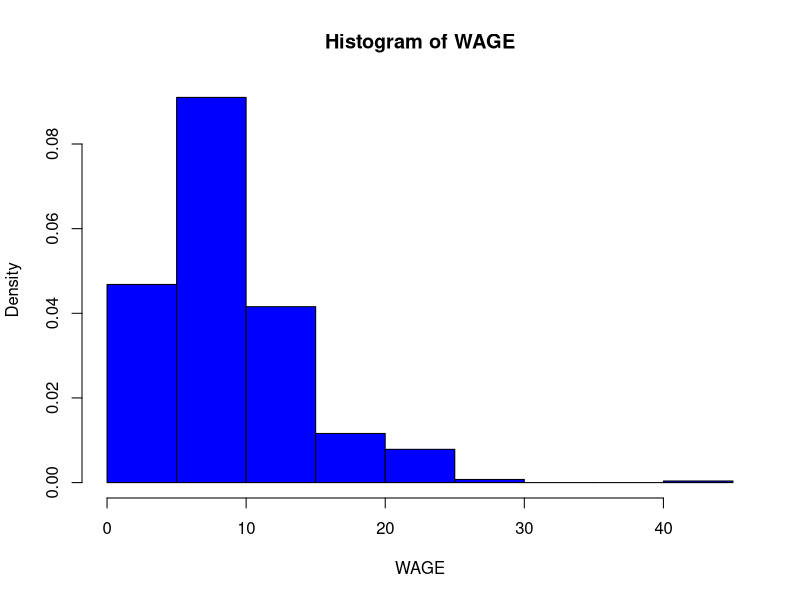
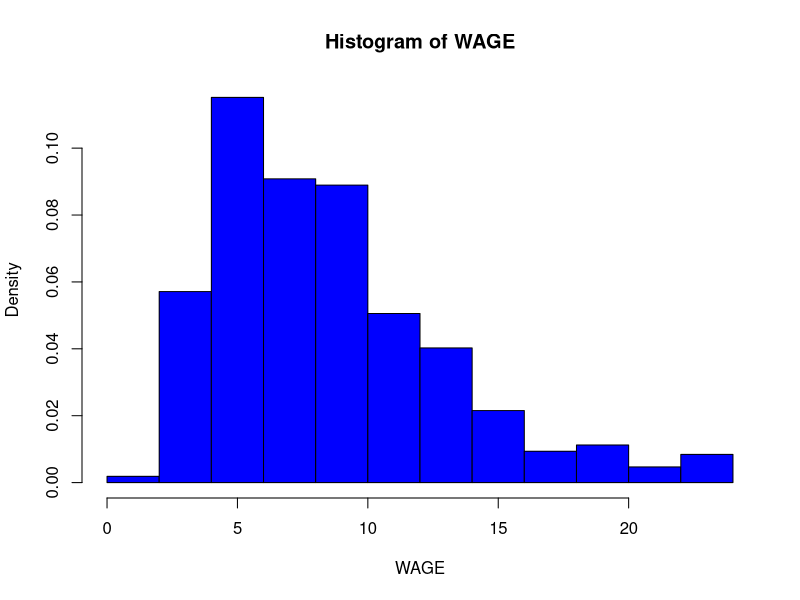
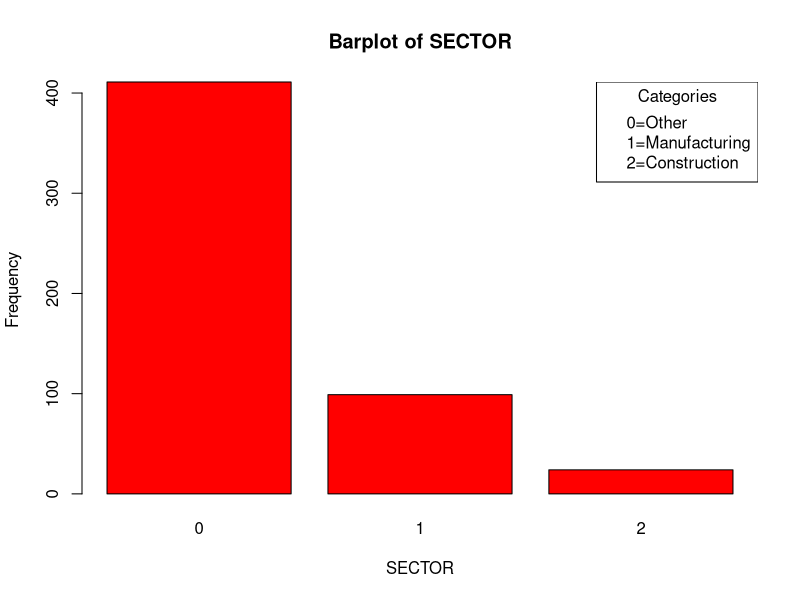
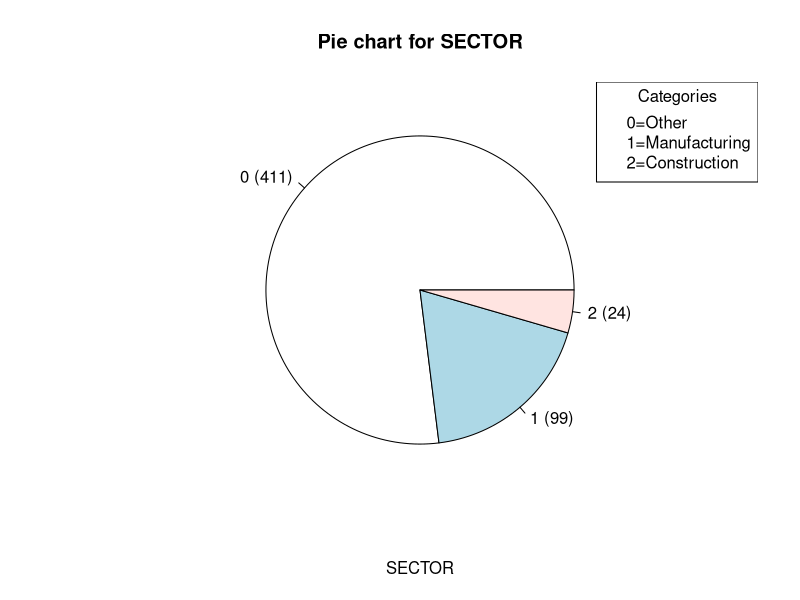
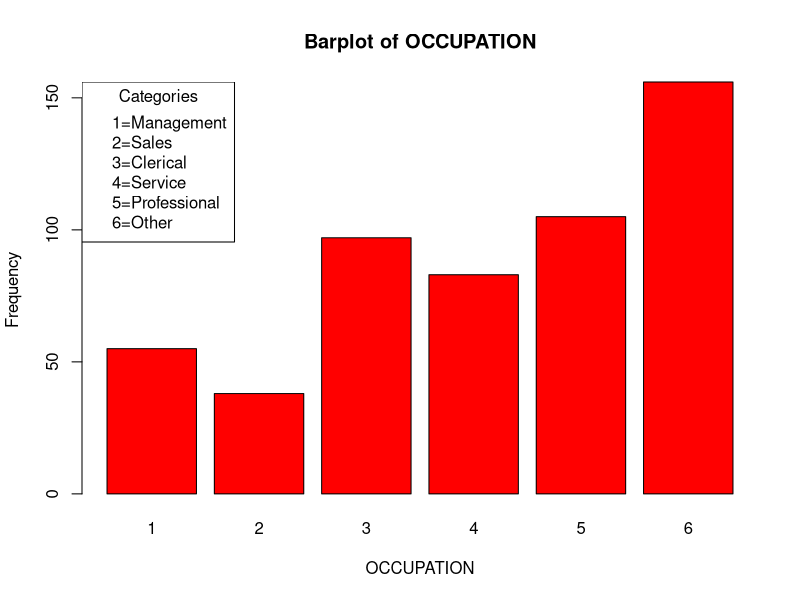
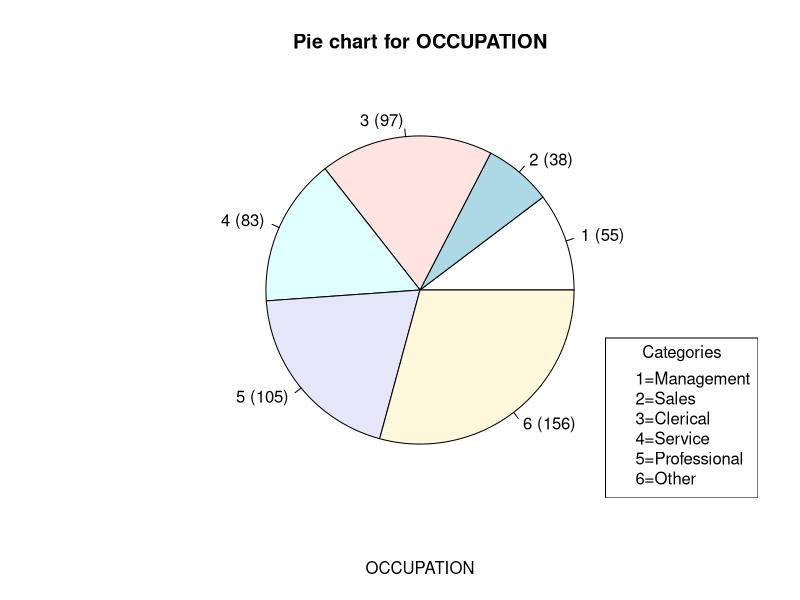
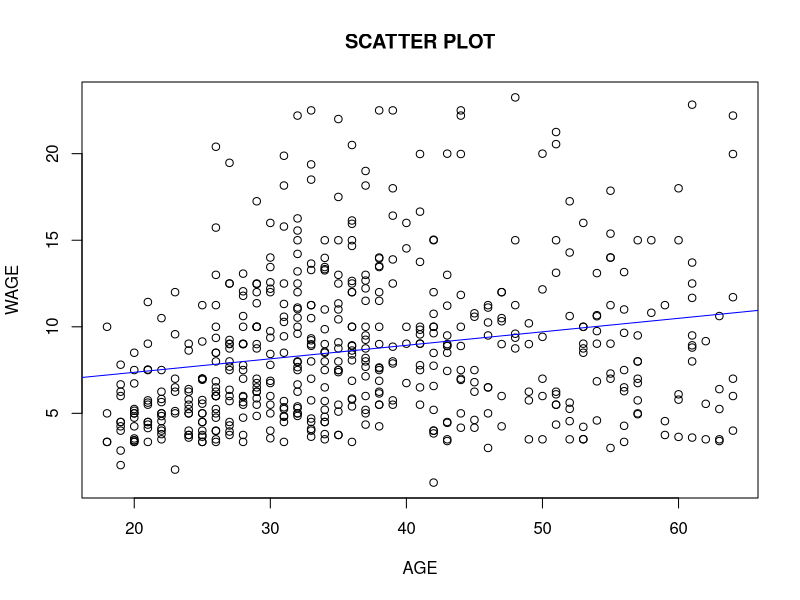
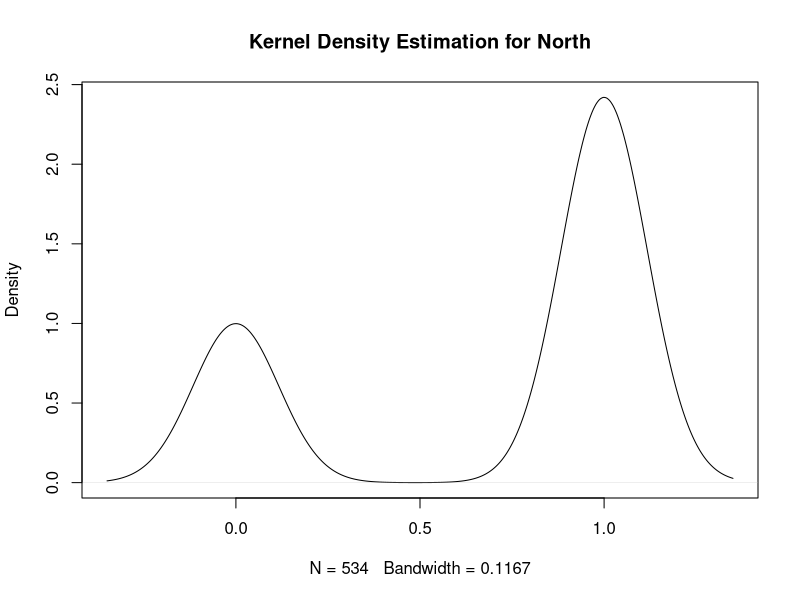

Write R code to recreate these figures, in order.
# set working directory
setwd("C:\\Users\\admin\\OneDrive\\Υπολογιστής\\FIRST ASSIGMENT IN R")

# to remove all objects (variables, functions, etc.) from the current workspace
rm(list = ls())

# to close all open graphical devices
graphics.off()

# Read the data from the file.
data <- read.table("CPS_85_Wages-step.txt", header = FALSE)

# Define column names.
colnames(data)<- c("EDUCATION", "SOUTH", "SEX", "EXPERIENCE", "UNION", "WAGE", "AGE", "RACE", "OCCUPATION", "SECTOR", "MARR")

# Display the first few rows of the data.
head(data)

# Print out the last observations in the data.
tail(data)

# Show the structure of a data set.
str(data)

# summary statistics of WAGE.
summary(data$WAGE)

# Mean of WAGE.
mean(data$WAGE)

# Median of WAGE.
median(data$WAGE)

# Variance of WAGE.
var(data$WAGE)

# Standard deviation of the WAGE.
sd(data$WAGE)

# Histogram for WAGE.
hist(data$WAGE,freq=FALSE,col="blue",main="Histogram of WAGE",xlab="WAGE") 

# Structure of our variable.
outlier<-mean(data$WAGE)+3*sd(data$WAGE)

# Count values in "WAGE" greater than 30.
sum(data$WAGE > outlier)

# Find the index of the first value greater than 30 in the "WAGE" column.
WAGE_30 <- which(data$WAGE >outlier)

# Print the WAGE_30.
print(WAGE_30)

# Specify the rows you want to replace
rows_to_replace <- c(107, 157, 169, 171, 181, 410, 432, 450, 495, 503)

# Replace the outlier values in the specified rows with the mean of 'WAGE'
data$WAGE[rows_to_replace] <- mean(data$WAGE)

# A histogram for 'WAGE' after the removal of the outlier value. 
hist(data$WAGE,freq=FALSE,col="blue",main="Histogram of WAGE",xlab="WAGE")

# to produce a frequency table for SECTOR, display SECTOR. 
table_SECTOR<-table(data$SECTOR) 
print(table_SECTOR)

# to produce a frequency table for OCCUPATION, display OCCUPATION.
table_OCCUPATION<-table(data$OCCUPATION)
print(table_OCCUPATION)

# bar-plot for SECTOR,Add a legend to the bar-plot chart with labels.
barplot(table_SECTOR,xlab="SECTOR",ylab="Frequency",main = "Barplot of SECTOR",col="red")
legend("topright", legend = c("0=Other", "1=Manufacturing", "2=Construction"),title="Categories")

# pie chart for SECTOR,Add a legend to the pie chart with labels.
pie(table_SECTOR,xlab="SECTOR",main="Pie chart for SECTOR",labels = paste(names(table_SECTOR), " (", table_SECTOR, ")", sep = ""))
legend("topright", legend = c("0=Other", "1=Manufacturing", "2=Construction"), title = "Categories")

# bar-plot for OCCUPATION,Add a legend to the bar-plot chart with labels.
barplot(table_OCCUPATION,xlab="OCCUPATION",ylab="Frequency",main = "Barplot of OCCUPATION",col="red")
legend("topleft", legend = c("1=Management", "2=Sales", "3=Clerical", "4=Service", "5=Professional", "6=Other"), title = "Categories")

# pie chart for OCCUPATION,Add a legend to the pie chart with labels.
pie(table_OCCUPATION,xlab="OCCUPATION",main="Pie chart for OCCUPATION",labels = paste(names(table_OCCUPATION), " (", table_OCCUPATION, ")", sep = ""))
legend("bottomright", legend = c("1=Management", "2=Sales", "3=Clerical", "4=Service", "5=Professional", "6=Other"), title = "Categories")

# Mean of AGE.
mean(data$AGE)

# scatter plot of AGE against WAGE with a regression line.
plot(data$AGE, data$WAGE, xlab = "AGE", ylab = "WAGE", main = "SCATTER PLOT")

# Fit a linear regression model.
model <- lm(data$WAGE ~ data$AGE)

# Add the regression line to the scatter plot.
abline(model, col = "blue")

# Correlation Test 1 (Pearson Correlation).
cor_test1 <- cor.test(data$AGE, data$WAGE, method = "pearson")
print(cor_test1)

# Creating a variable with ifelse statement.
data$NORTH <- ifelse(data$SOUTH == 0, 1, 0)

# Compute the kernel density of NORTH using density.
density_north<-density(data$NORTH)

# Plot the kernel density estimate for north.
plot(density_north, main = "Kernel Density Estimation for North")

# Apply the logarithm transformation to NORTH. 
log_north<-log(data$NORTH)

# Compute the kernel density of log(NORTH) using density.
density_lognorth<-density(log_north)

# Plot the kernel density estimate for log_north.
plot(density_lognorth, main = "Kernel Density Estimation for log_North")

# Compute the kernel density of log(NORTH) using density,dw adjustment.
density_lognorth<-density(log_north,bw=0.35)

# Plot the kernel density estimate for log_north,dw adjustment.
plot(density_lognorth, main = "Kernel Density Estimation for log_North,bw=0.35")

# Create variable GENDER male=1, female=0.
data$GENDER<-ifelse(data$SEX==1,0,1)

# To produce a frequency table for gender and occupation, display gender and occupation, Display. 
table_gender_occupation<-table(data$GENDER, data$OCCUPATION)
print(table_gender_occupation)

# Create a contingency table using xtabs table that shows the count of each gender within each occupation.
contingency_table <- xtabs(~GENDER+OCCUPATION, data=data)

# Create a barplot for gender proportion by occupation.
barplot(contingency_table,main ="Gender Proportion by Occupation",xlab = "Occupation", ylab = "Frequency",beside = TRUE,col=c("blue","red"))
legend("topleft", legend = c("Female", "Male"), fill = c("blue", "red"))

# transform the "wage" variable into its natural logarithm. 
ln_wage<-log(data$WAGE)

# Normality test for ln_wage.
shapiro.test(ln_wage)

# scatter plot of WAGE against EDUCATION with a regression line.
plot(data$EDUCATION, data$WAGE, xlab = "EDUCATION", ylab = "WAGE", main = "SCATTER PLOT")

# Fit a linear regression model.
model <- lm(data$EDUCATION ~ data$WAGE)

# Add the regression line to the scatter plot.
abline(model, col = "blue")

# Correlation Test 2 (Pearson Correlation).
cor_test2 <- cor.test(data$EDUCATION, data$WAGE, method = "pearson")
print(cor_test2)

# Calculate the mean wage for each gender using the tapply function.
mean_wage_by_gender <- tapply(data$WAGE, data$GENDER, FUN = mean)

# Print the mean wage for each gender.
print(mean_wage_by_gender)

# Boxplot for wage by gender.
boxplot(WAGE~GENDER, data = data, main = "Wage by Gender", xlab = "Gender", ylab = "Wage")

# Q-Q Plot for wage of males.
qqnorm(data$WAGE[data$GENDER == 1])
qqline(data$WAGE[data$GENDER == 1])

# Q-Q Plot for wage of females.
qqnorm(data$WAGE[data$GENDER == 0])
qqline(data$WAGE[data$GENDER == 0])

# Boxplot of log(wage) by occupation.
boxplot(log(WAGE) ~ OCCUPATION, data = data, main = "Log(Wage) by Occupation", xlab = "Occupation", ylab = "Log(Wage)")


# loading the "AER" package and accessing the "CPS1988" dataset.
library(AER)
data("CPS1988")

# Print the first few rows of the dataset.
head(CPS1988)

# Print out the last observations in the data.
tail(CPS1988)

# Show the structure of a data set
str(CPS1988)

# Mean of wage.
mean(CPS1988$wage)

# Structure of our variable.
outlier<-mean(CPS1988$wage)+3*sd(CPS1988$wage)

# Show the value that we calculate.
cat(outlier)

# Count values in "wage" greater than 1964.39 .
sum(CPS1988$wage > outlier)

#We created a new dataframe in which we removed values of wage greater than the outlier
CPS1988 <- subset(CPS1988, wage <= outlier)

# Boxplot for WAGE.
boxplot(CPS1988$wage, main = "Boxplot of WAGE")

# Scatterplot of log(wage) versus experience.
plot(CPS1988$experience, log(CPS1988$wage), xlab = "experience", ylab = "Log(Wage)", main = "Scatterplot of Log(Wage) vs. Experience")

# Fit a linear regression model.
model <- lm(log(CPS1988$wage)~CPS1988$experience)

# Add the regression line to the scatter plot.
abline(model, col = "blue")

# Scatterplot of log(wage) versus education.
plot(CPS1988$education,log(CPS1988$wage), xlab = "education", ylab = "Log(wage)", main = "Scatterplot of Log(Wage) vs. Education")

# Fit a linear regression model.
model <- lm(log(CPS1988$wage)~CPS1988$education)

# Add the regression line to the scatter plot.
abline(model, col = "blue")

#transform the education variable into a factor.
CPS1988$education<-factor(CPS1988$education)

# Parallel boxplots of wage stratified by levels of education.
boxplot(log(CPS1988$wage) ~ CPS1988$education, data = CPS1988,
        main = "Boxplots of Log(Wage) Stratified by Education",
        xlab = "Education Level", ylab = "Log(Wage)",
        col = "lightblue")

# Scatterplot of log(wage) versus ethnicity.
plot(CPS1988$ethnicity, log(CPS1988$wage),
     xlab = "Ethnicity", ylab = "Log(Wage)",
     main = "Scatterplot of Log(Wage) vs. Ethnicity")

# Fit a linear regression model.
model_ethnicity <- lm(log(CPS1988$wage) ~ CPS1988$ethnicity)

# Add the regression line to the scatter plot.
abline(model_ethnicity, col = "blue")

# Scatterplot of log(wage) versus smsa.
plot(CPS1988$smsa, log(CPS1988$wage),
     xlab = "SMSA", ylab = "Log(Wage)",
     main = "Scatterplot of Log(Wage) vs. SMSA")

# Fit a linear regression model.
model_smsa <- lm(log(CPS1988$wage) ~ CPS1988$smsa)

# Add the regression line to the scatter plot.
abline(model_smsa, col = "blue")

# Scatterplot of log(wage) versus region.
plot(CPS1988$region, log(CPS1988$wage),
     xlab = "Region", ylab = "Log(Wage)",
     main = "Scatterplot of Log(Wage) vs. Region")

# Scatterplot of log(wage) versus parttime.
plot(CPS1988$parttime, log(CPS1988$wage),
     xlab = "Part-time", ylab = "Log(Wage)",
     main = "Scatterplot of Log(Wage) vs. Part-time")

# Fit a linear regression model.
model_parttime <- lm(log(CPS1988$wage) ~ CPS1988$parttime)

# Add the regression line to the scatter plot.
abline(model_parttime, col = "blue")
